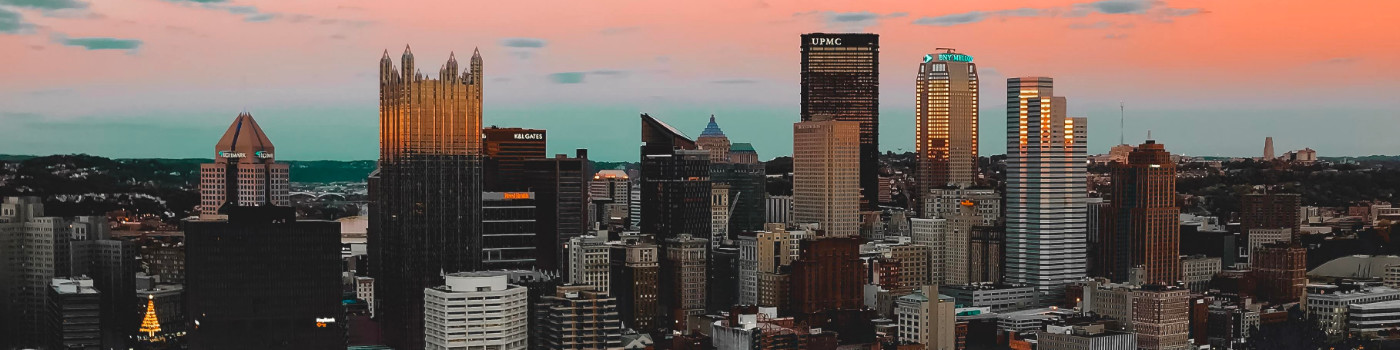
#> input picture pittsburgh.copy.jpg, 1400 x 350 px
$ python colors.py pittsburgh.jpg 3 100
#> lines starting #> are read from the running program, lines starting #| are printed output that depends on the picture
### kmeans.py
import random
from collections import namedtuple
from math import sqrt


Point = namedtuple("Point", ("coords", "n", "ct"))
Cluster = namedtuple("Cluster", ("points", "center", "n"))


def kmeans(points: list[Point], k: int, min_diff: float = 1e-6) -> list[Cluster]:
    """Assign points to k clusters"""

    clusters = [Cluster([point], point, point.n) for point in random.sample(points, k)]

    while True:
        point_lists = _redistribute_points(points, clusters, k)
        diff = _calculate_diff(clusters, point_lists, k)

        if diff < min_diff:
            break

    return clusters


def _euclidean_distance(p1: Point, p2: Point) -> float:
    return sqrt(sum((p1.coords[i] - p2.coords[i]) ** 2 for i in range(p1.n)))


def _redistribute_points(points: list[Point], clusters: list[Cluster], k: int) -> list[list[Point]]:
    point_lists: list[list[Point]] = [[] for i in range(k)]

    for point in points:
        smallest_distance = float("Inf")
        for i in range(k):
            distance = _euclidean_distance(point, clusters[i].center)
            if distance < smallest_distance:
                smallest_distance = distance
                index = i
        point_lists[index].append(point)
    return point_lists


def _calculate_diff(clusters: list[Cluster], point_lists: list[list[Point]], k: int) -> float:
    diff: float = 0

    for i in range(k):
        old = clusters[i]
        center = _calculate_center(point_lists[i], old.n)
        new = Cluster(point_lists[i], center, old.n)
        clusters[i] = new
        diff = max(diff, _euclidean_distance(old.center, new.center))

    return diff


def _calculate_center(points: list[Point], n: int) -> Point:
    vals = [0.0] * n
    plen = 0
    for point in points:
        plen += point.ct
        for i in range(n):
            vals[i] += point.coords[i] * point.ct
    return Point([(v / plen) for v in vals], n, 1)

### colors.py
#!/usr/bin/env python

import os
import sys
import shutil

from PIL import Image

from kmeans import kmeans, Point


def get_points(img: Image.Image) -> list[Point]:
    w, h = img.size
    return [Point(color, 3, count) for count, color in img.getcolors(w * h)]


def rgb_to_hex(rgb: list[int]) -> str:
    hex_val = "".join(f"{int(p):02x}" for p in rgb)
    return f"#{hex_val}"


def extract_colors(filename: str, n: int = 3) -> list[list[int]]:
#> called with filename = 'pittsburgh.copy.jpg', n = 3
    img = Image.open(filename)
#> img is the input picture: PIL image 1400x350 RGB; mean R, G, B 109.6, 95, 88.6
    img.thumbnail((100, 100))
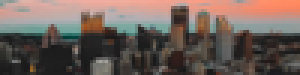
#> img: PIL image 100x25 RGB (shown 3 times larger); mean R, G, B 109.5, 95, 88.5

    clusters = kmeans(get_points(img), n)
#> in kmeans, `clusters = [Cluster([point], point, point.n) for point in random.sampl..`: clusters = 3 items
#> the loop in kmeans, `while True:` made 19 passes
#> diff on passes 1 to 12: 35.74, 3.14, 2.93, 3.81, 3.85, 5.41, 3, 2.06, 1.68, 1.84, 0.93, 0.509
#> clusters = 3 items
    return [c.center.coords for c in clusters]


def generate_output(image_height_px: int, num_colors: int, colors: list[str]):
    swatch_height = image_height_px / num_colors
    swatch_width = swatch_height / 1.618

    print(
        f"""
<!DOCTYPE html>
<html>
    <head>
        <style>
            li{{width:{swatch_width}px;height:{swatch_height}px;}}
            img{{float:left;height:{image_height_px}px;}}
            ul{{float:left;list-style:none;margin:0px;padding:0px;}}
        </style>
    </head>
    <body>
        <ul>
"""
    )

    for color in colors:
        print(f'<li style="background: {color};"></li>')

    print("</ul>")
    print(f'<img src="{copied_image_filename}" />')
    print("</body></html>")


def relative_luminance(color: list[int]) -> float:
    """Human perception of relative luminance: https://en.wikipedia.org/wiki/Relative_luminance"""
    return (color[0] * 299 + color[1] * 587 + color[2] * 114) / 1000


def check_usage():
    if len(sys.argv) != 4:
        sys.exit("Usage: colors.py <image> <num colors> <image display height in px>")


if __name__ == "__main__":
    check_usage()

    filename, ext = sys.argv[1].split(".")
    num_colors = int(sys.argv[2])
    image_height_px = int(sys.argv[3])

    copied_image_filename = f"{os.path.basename(filename)}.copy.{ext}"
    shutil.copyfile(f"{filename}.{ext}", copied_image_filename)

    colors = extract_colors(copied_image_filename, n=num_colors)
#> colors = [[120.8, 123.5, 113.5], [205.3, 161.5, 150.8], [53.59, 48.64, 45.73]]
    colors = sorted(colors, key=relative_luminance, reverse=True)
#> colors = [[205.3, 161.5, 150.8], [120.8, 123.5, 113.5], [53.59, 48.64, 45.73]]
    hex_colors = [rgb_to_hex(color) for color in colors]
#> hex_colors = ['#cda196', '#787b71', '#35302d']
    generate_output(image_height_px, num_colors, hex_colors)
#> the loop in generate_output, `for color in colors:` made 3 passes
#> color on passes 1 to 3: '#cda196', '#787b71', '#35302d'
#| <li style="background: #cda196;"></li>
#| <li style="background: #787b71;"></li>
#| <li style="background: #35302d;"></li>
